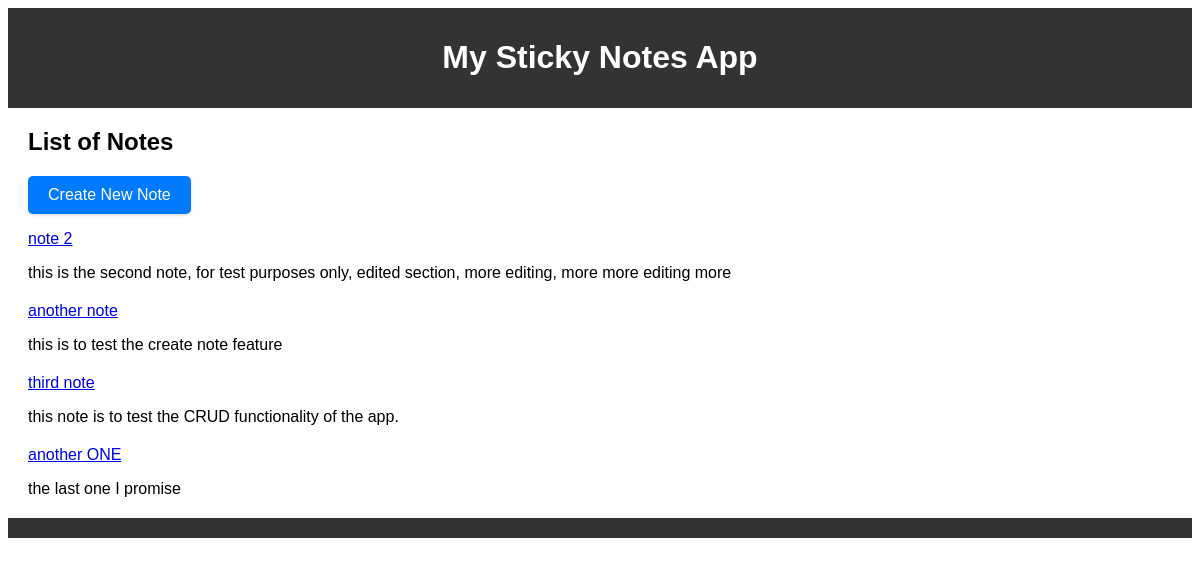
Before: / with the older database file.
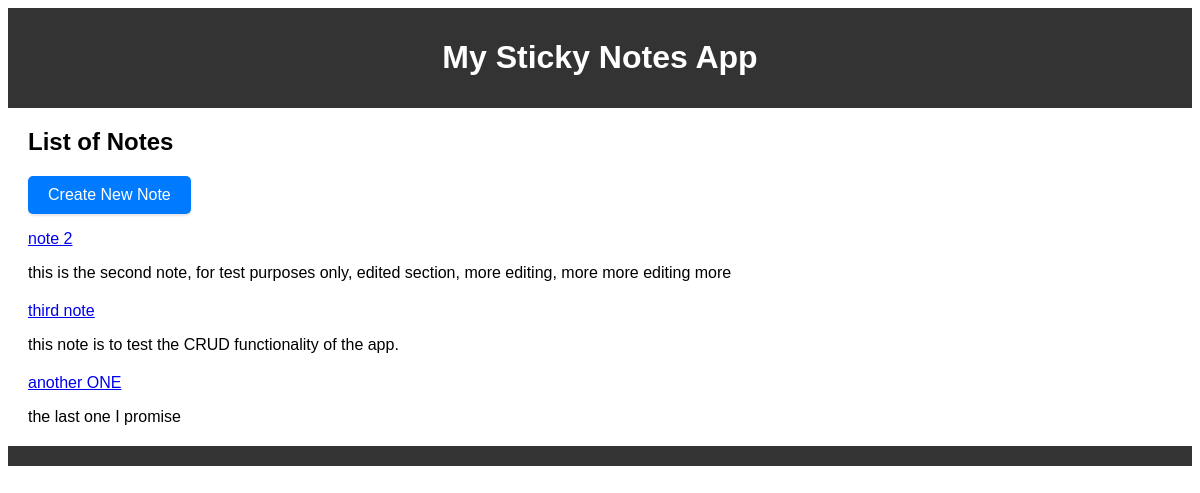
After: the same page with the newer database file.
### sticky_notes_app/models.py (models this page shows, shortened)
class Note(models.Model):
    title = models.CharField(max_length=255)
    content = models.TextField()
    created_at = models.DateTimeField(auto_now_add=True)
    author = models.ForeignKey('Author', on_delete=models.CASCADE,
                               null=True, blank=True)

### sticky_notes_app/views.py (the view)
# urls.py: path('', note_list, name='note_list'),
def note_list(request):
    note = Note.objects.all()
    context = {
        'notes': note,
        'page_title': 'List of Notes',
    }
    return render(request, 'sticky_notes_app/note_list.html', context)

### sticky_notes_app/templates/sticky_notes_app/note_list.html
{% extends 'base.html' %}
{% block content %}
    <h2>{{ page_title }}</h2>
    <a href="{% url 'note_create' %}" class="button-link">Create New Note</a>
    <ul>
        {% for note in notes %}
            <li>
                <a href="{% url 'note_detail' pk=note.pk %}">{{ note.title }}</a>
                <p>{{ note.content }}</p>
            </li>
        {% endfor %}
    </ul>
{% endblock %}

Changed rows visible on the page:
removed Note: title "another note", content "this is to test the create note feature"
